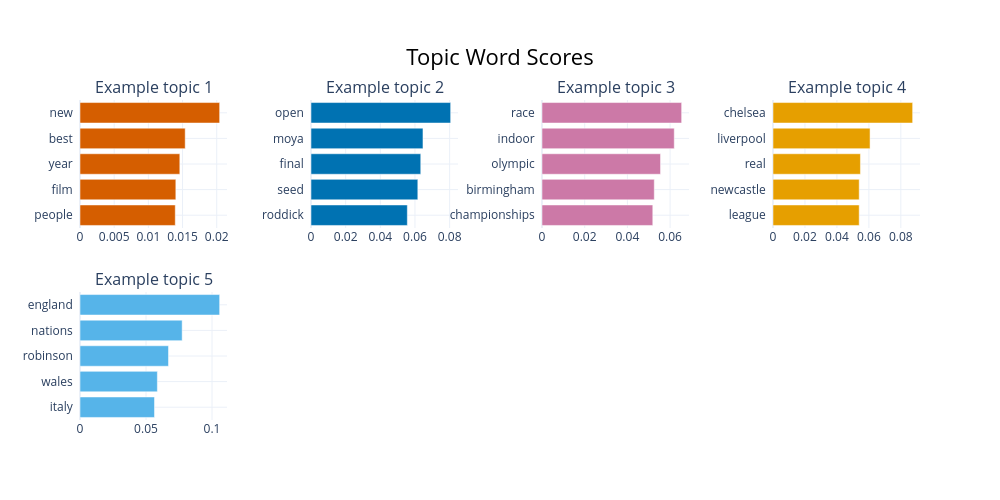

Notebook cell for this chart:
### Markdown cell above
### Interactive topic words and intertopic map

Each panel shows a topic's leading words and their descriptive weights, not probabilities. Use the chart to choose groups for document reading. The optional intertopic map uses one point per topic, not per article; a two-dimensional projection can lose information.

### Code cell
topic_model.visualize_barchart(top_n_topics=min(5, len(topic_words)), custom_labels=True)

### Figure 1 — Plotly figure (JSON) as saved in the notebook; plotly's stock layout.template omitted (floating-point values rounded to 4 significant figures)
{"data": [{"marker": {"color": "#D55E00"}, "orientation": "h", "type": "bar", "x": [0.01394, 0.01402, 0.0146, 0.01539, 0.02043], "xaxis": "x", "y": ["people  ", "film  ", "year  ", "best  ", "new  "], "yaxis": "y"}, {"marker": {"color": "#0072B2"}, "orientation": "h", "type": "bar", "x": [0.05558, 0.06164, 0.06333, 0.06461, 0.08058], "xaxis": "x2", "y": ["roddick  ", "seed  ", "final  ", "moya  ", "open  "], "yaxis": "y2"}, {"marker": {"color": "#CC79A7"}, "orientation": "h", "type": "bar", "x": [0.0519, 0.0526, 0.05552, 0.06195, 0.06542], "xaxis": "x3", "y": ["championships  ", "birmingham  ", "olympic  ", "indoor  ", "race  "], "yaxis": "y3"}, {"marker": {"color": "#E69F00"}, "orientation": "h", "type": "bar", "x": [0.05394, 0.05394, 0.05471, 0.06074, 0.08739], "xaxis": "x4", "y": ["league  ", "newcastle  ", "real  ", "liverpool  ", "chelsea  "], "yaxis": "y4"}, {"marker": {"color": "#56B4E9"}, "orientation": "h", "type": "bar", "x": [0.05643, 0.0586, 0.06703, 0.07739, 0.1058], "xaxis": "x5", "y": ["italy  ", "wales  ", "robinson  ", "nations  ", "england  "], "yaxis": "y5"}], "layout": {"annotations": [{"font": {"size": 16}, "showarrow": false, "text": "Example topic 1", "x": 0.0875, "xanchor": "center", "xref": "paper", "y": 1, "yanchor": "bottom", "yref": "paper"}, {"font": {"size": 16}, "showarrow": false, "text": "Example topic 2", "x": 0.3625, "xanchor": "center", "xref": "paper", "y": 1, "yanchor": "bottom", "yref": "paper"}, {"font": {"size": 16}, "showarrow": false, "text": "Example topic 3", "x": 0.6375, "xanchor": "center", "xref": "paper", "y": 1, "yanchor": "bottom", "yref": "paper"}, {"font": {"size": 16}, "showarrow": false, "text": "Example topic 4", "x": 0.9125, "xanchor": "center", "xref": "paper", "y": 1, "yanchor": "bottom", "yref": "paper"}, {"font": {"size": 16}, "showarrow": false, "text": "Example topic 5", "x": 0.0875, "xanchor": "center", "xref": "paper", "y": 0.4, "yanchor": "bottom", "yref": "paper"}], "height": 500, "hoverlabel": {"bgcolor": "white", "font": {"family": "Rockwell", "size": 16}}, "showlegend": false, "title": {"font": {"color": "Black", "size": 22}, "text": "Topic Word Scores", "x": 0.5, "xanchor": "center", "yanchor": "top"}, "width": 1000, "xaxis": {"anchor": "y", "domain": [0, 0.175], "showgrid": true}, "xaxis2": {"anchor": "y2", "domain": [0.275, 0.45], "showgrid": true}, "xaxis3": {"anchor": "y3", "domain": [0.55, 0.725], "showgrid": true}, "xaxis4": {"anchor": "y4", "domain": [0.825, 1], "showgrid": true}, "xaxis5": {"anchor": "y5", "domain": [0, 0.175], "showgrid": true}, "xaxis6": {"anchor": "y6", "domain": [0.275, 0.45], "showgrid": true}, "xaxis7": {"anchor": "y7", "domain": [0.55, 0.725], "showgrid": true}, "xaxis8": {"anchor": "y8", "domain": [0.825, 1], "showgrid": true}, "yaxis": {"anchor": "x", "domain": [0.6, 1], "showgrid": true}, "yaxis2": {"anchor": "x2", "domain": [0.6, 1], "showgrid": true}, "yaxis3": {"anchor": "x3", "domain": [0.6, 1], "showgrid": true}, "yaxis4": {"anchor": "x4", "domain": [0.6, 1], "showgrid": true}, "yaxis5": {"anchor": "x5", "domain": [0, 0.4], "showgrid": true}, "yaxis6": {"anchor": "x6", "domain": [0, 0.4], "showgrid": true}, "yaxis7": {"anchor": "x7", "domain": [0, 0.4], "showgrid": true}, "yaxis8": {"anchor": "x8", "domain": [0, 0.4], "showgrid": true}}}
